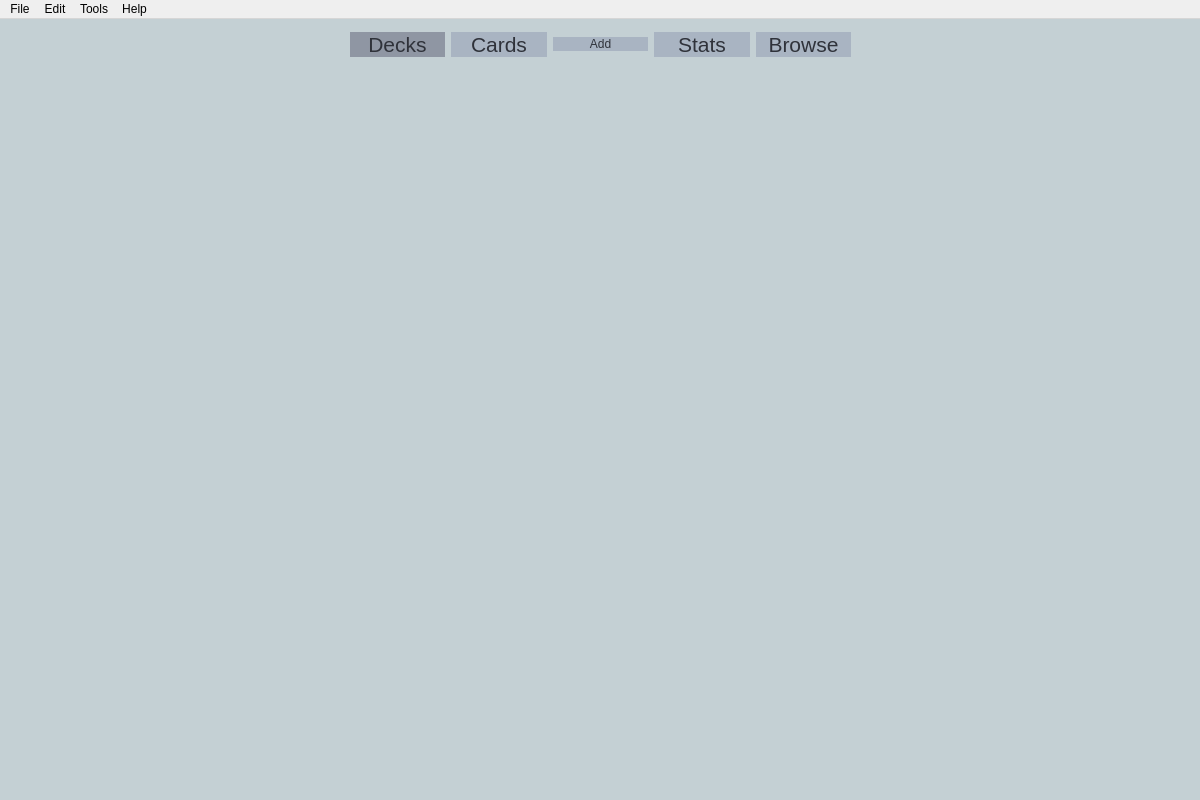
<?xml version="1.0" encoding="UTF-8"?>
<ui version="4.0">
 <class>MainWindow</class>
 <widget class="QMainWindow" name="MainWindow">
  <property name="geometry">
   <rect>
    <x>0</x>
    <y>0</y>
    <width>1200</width>
    <height>800</height>
   </rect>
  </property>
  <property name="windowTitle">
   <string>MainWindow</string>
  </property>
  <property name="styleSheet">
   <string notr="true">QMainWindow#MainWindow{
background-color:rgb(92, 99, 112)}</string>
  </property>
  <widget class="QWidget" name="centralwidget">
   <property name="styleSheet">
    <string notr="true">QWidget#centralwidget{
background-color:rgb(196, 208, 212)}</string>
   </property>
   <widget class="QWidget" name="horizontalLayoutWidget">
    <property name="geometry">
     <rect>
      <x>350</x>
      <y>10</y>
      <width>501</width>
      <height>31</height>
     </rect>
    </property>
    <layout class="QHBoxLayout" name="horizontalLayout">
     <item>
      <widget class="QPushButton" name="decks">
       <property name="font">
        <font>
         <family>MS Shell Dlg 2</family>
         <pointsize>16</pointsize>
         <weight>50</weight>
         <italic>false</italic>
         <bold>false</bold>
        </font>
       </property>
       <property name="styleSheet">
        <string notr="true">border-radius:20px;background-color:#8F96A3;color:rgb(47, 50, 58);
font: 16pt &quot;MS Shell Dlg 2&quot;;</string>
       </property>
       <property name="text">
        <string>Decks</string>
       </property>
      </widget>
     </item>
     <item>
      <widget class="QPushButton" name="cards">
       <property name="font">
        <font>
         <family>MS Shell Dlg 2</family>
         <pointsize>16</pointsize>
         <weight>50</weight>
         <italic>false</italic>
         <bold>false</bold>
        </font>
       </property>
       <property name="styleSheet">
        <string notr="true">border-radius:20px;background-color:rgb(169, 180, 194);
font: 16pt &quot;MS Shell Dlg 2&quot;;color:rgb(47, 50, 58)</string>
       </property>
       <property name="text">
        <string>Cards</string>
       </property>
      </widget>
     </item>
     <item>
      <widget class="QPushButton" name="add">
       <property name="styleSheet">
        <string notr="true">border-radius:20px;background-color:rgb(169, 180, 194);
font: 16pt &quot;MS Shell Dlg 2&quot;;color:rgb(47, 50, 58)</string>
       </property>
       <property name="text">
        <string>Add</string>
       </property>
      </widget>
     </item>
     <item>
      <widget class="QPushButton" name="stats">
       <property name="font">
        <font>
         <family>MS Shell Dlg 2</family>
         <pointsize>16</pointsize>
         <weight>50</weight>
         <italic>false</italic>
         <bold>false</bold>
        </font>
       </property>
       <property name="styleSheet">
        <string notr="true">border-radius:20px;background-color:rgb(169, 180, 194);
font: 16pt &quot;MS Shell Dlg 2&quot;;color:rgb(47, 50, 58)</string>
       </property>
       <property name="text">
        <string>Stats</string>
       </property>
      </widget>
     </item>
     <item>
      <widget class="QPushButton" name="browse">
       <property name="font">
        <font>
         <family>MS Shell Dlg 2</family>
         <pointsize>16</pointsize>
         <weight>50</weight>
         <italic>false</italic>
         <bold>false</bold>
        </font>
       </property>
       <property name="styleSheet">
        <string notr="true">border-radius:20px;background-color:rgb(169, 180, 194);
font: 16pt &quot;MS Shell Dlg 2&quot;;color:rgb(47, 50, 58)</string>
       </property>
       <property name="text">
        <string>Browse</string>
       </property>
      </widget>
     </item>
    </layout>
   </widget>
   <widget class="QPushButton" name="backbutton">
    <property name="geometry">
     <rect>
      <x>10</x>
      <y>10</y>
      <width>61</width>
      <height>41</height>
     </rect>
    </property>
    <property name="styleSheet">
     <string notr="true">border: 0px;
</string>
    </property>
    <property name="text">
     <string/>
    </property>
    <property name="icon">
     <iconset>
      <normaloff>D:/Downloads/back_112351.png</normaloff>D:/Downloads/back_112351.png</iconset>
    </property>
    <property name="iconSize">
     <size>
      <width>48</width>
      <height>48</height>
     </size>
    </property>
   </widget>
  </widget>
  <widget class="QMenuBar" name="menubar">
   <property name="geometry">
    <rect>
     <x>0</x>
     <y>0</y>
     <width>1200</width>
     <height>21</height>
    </rect>
   </property>
   <widget class="QMenu" name="menuFile">
    <property name="title">
     <string>File</string>
    </property>
   </widget>
   <widget class="QMenu" name="menuEdit">
    <property name="title">
     <string>Edit</string>
    </property>
   </widget>
   <widget class="QMenu" name="menuTools">
    <property name="title">
     <string>Tools</string>
    </property>
   </widget>
   <widget class="QMenu" name="menuHelp">
    <property name="title">
     <string>Help</string>
    </property>
   </widget>
   <addaction name="menuFile"/>
   <addaction name="menuEdit"/>
   <addaction name="menuTools"/>
   <addaction name="menuHelp"/>
  </widget>
  <action name="actionAdd">
   <property name="enabled">
    <bool>true</bool>
   </property>
   <property name="text">
    <string>Add</string>
   </property>
   <property name="toolTip">
    <string>Shortcut: ctrl-A</string>
   </property>
   <property name="shortcut">
    <string>Ctrl+A</string>
   </property>
  </action>
 </widget>
 <resources/>
 <connections/>
</ui>
